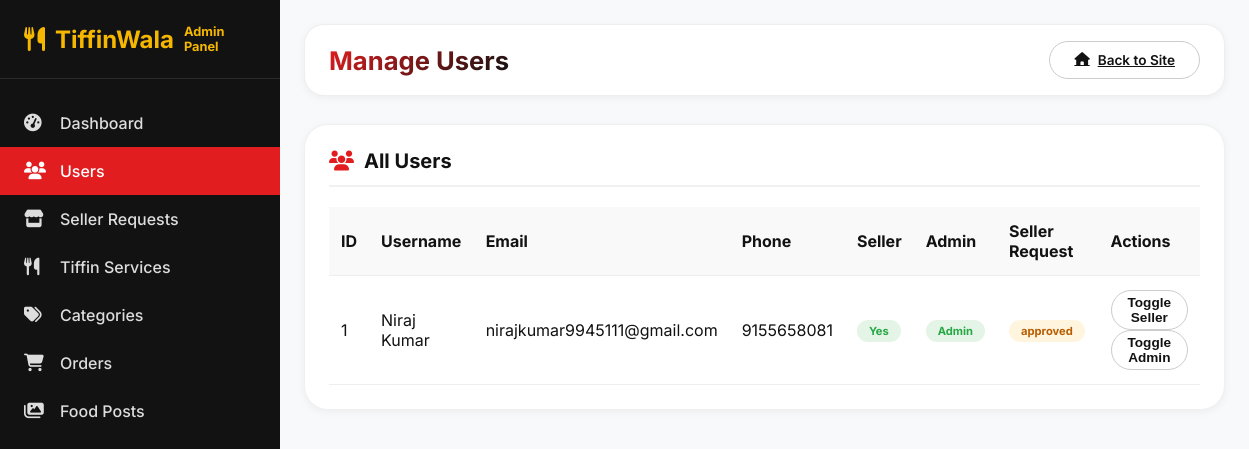
Page /admin/users (signed in) on the committed database.
### models.py (models this page shows, shortened)
class User(UserMixin, db.Model):
    __tablename__ = 'users'
    id = db.Column(db.Integer, primary_key=True)
    username = db.Column(db.String(80), unique=True, nullable=False)
    email = db.Column(db.String(120), unique=True, nullable=False)
    phone = db.Column(db.String(20))
    address = db.Column(db.Text)
    password_hash = db.Column(db.String(200), nullable=False)
    created_at = db.Column(db.DateTime, default=datetime.utcnow)
    updated_at = db.Column(db.DateTime, default=datetime.utcnow, onupdate=datetime.utcnow)
    is_active = db.Column(db.Boolean, default=True)
    bio = db.Column(db.Text)
    avatar_url = db.Column(db.String(500))
    location = db.Column(db.String(200))
    is_seller = db.Column(db.Boolean, default=False)
    seller_request = db.Column(db.String(20), default=None)  # 'pending', 'approved', 'rejected' (approved = is_seller=True)
    is_admin = db.Column(db.Boolean, default=False)          # <-- NEW FIELD for admin panel
    followers_count = db.Column(db.Integer, default=0)
    following_count = db.Column(db.Integer, default=0)
    posts_count = db.Column(db.Integer, default=0)
    orders = db.relationship('Order', backref='customer', lazy=True)
    cart = db.relationship('Cart', backref='user', uselist=False, lazy=True)
    reviews = db.relationship('Review', backref='author', lazy=True)
    subscriptions = db.relationship('Subscription', backref='subscriber', lazy=True)
    food_posts = db.relationship('FoodPost', back_populates='user', lazy=True, cascade='all, delete-orphan')
    sent_messages = db.relationship('Message',
                                   foreign_keys='Message.sender_id',
                                   back_populates='sender',
                                   lazy=True)
    received_messages = db.relationship('Message',
                                       foreign_keys='Message.receiver_id',
                                       back_populates='receiver',
                                       lazy=True)
    customer_orders = db.relationship('FoodOrder',
                                     foreign_keys='FoodOrder.customer_id',
                                     back_populates='customer',
                                     lazy=True)
    seller_orders = db.relationship('FoodOrder',
                                   foreign_keys='FoodOrder.seller_id',
                                   back_populates='seller',
                                   lazy=True)
    post_likes = db.relationship('PostLike',
                                back_populates='user',
                                lazy=True,
                                cascade='all, delete-orphan')
    post_comments = db.relationship('Comment',
                                   back_populates='user',
                                   lazy=True,
                                   cascade='all, delete-orphan')
    following_relationships = db.relationship('Follower',
                                             foreign_keys='Follower.follower_id',
                                             back_populates='follower',
                                             lazy='dynamic',
                                             cascade='all, delete-orphan')
    follower_relationships = db.relationship('Follower',
                                            foreign_keys='Follower.followed_id',
                                            back_populates='followed',
                                            lazy='dynamic',
                                            cascade='all, delete-orphan')
    notifications = db.relationship('Notification', backref='user', lazy=True)

### app.py (the view)
@app.route('/admin/users')
@login_required
@admin_required
def admin_users():
    users = User.query.order_by(User.created_at.desc()).all()
    return render_template('admin/users.html', users=users)

### app.py (called while the page is built)
@login_manager.user_loader
def load_user(user_id):
    return db.session.get(User, int(user_id))

@app.context_processor
def utility_processor():
    return dict(now=datetime.now)

def admin_required(func):
    from functools import wraps
    @wraps(func)
    def decorated_view(*args, **kwargs):
        if not current_user.is_authenticated or not current_user.is_admin:
            flash('Access denied. Admin privileges required.', 'danger')
            return redirect(url_for('index'))
        return func(*args, **kwargs)
    return decorated_view

### templates/admin/users.html (shortened to what this page needs)
{% extends "admin/base_admin.html" %}
{% block content %}
<div class="card">
    <div class="card-title"><i class="fas fa-users"></i> All Users</div>
    <div style="overflow-x:auto;">
        <table>
            <thead>
                <tr><th>ID</th><th>Username</th><th>Email</th><th>Phone</th><th>Seller</th><th>Admin</th><th>Seller Request</th><th>Actions</th></tr>
            </thead>
            <tbody>
                {% for user in users %}
                <tr>
                    <td>{{ user.id }}</td>
                    <td>{{ user.username }}</td>
                    <td>{{ user.email }}</td>
                    <td>{{ user.phone or '-' }}</td>
                    <td>{% if user.is_seller %}<span class="status-badge status-approved">Yes</span>{% else %}No{% endif %}</td>
                    <td>{% if user.is_admin %}<span class="status-badge status-approved">Admin</span>{% else %}User{% endif %}</td>
                    <td>{% if user.seller_request %}<span class="status-badge status-pending">{{ user.seller_request }}</span>{% else %}—{% endif %}</td>
                    <td>
                        <form method="POST" action="{{ url_for('admin_toggle_seller', user_id=user.id) }}" style="display:inline-block;"><button class="btn btn-outline" style="padding:4px 12px;">Toggle Seller</button></form>
                        <form method="POST" action="{{ url_for('admin_toggle_admin', user_id=user.id) }}" style="display:inline-block;"><button class="btn btn-outline" style="padding:4px 12px;">Toggle Admin</button></form>
                    </td>
                </tr>
                {% endfor %}
            </tbody>
        </table>
    </div>
</div>
{% endblock %}

### templates/admin/base_admin.html (style rules this page uses)
* { margin:0; padding:0; box-sizing:border-box; }
:root { --red:#E11D1F; --yellow:#F5B700; --white:#FFFFFF; --black:#121212; --light-yellow:#FFF5DF; --shadow:0 2px 8px rgba(0,0,0,0.05); --shadow-hover:0 4px 12px rgba(0,0,0,0.1); }
body { font-family:'Inter',sans-serif; background:#F8F9FA; color:var(--black); }
.card { background:white; border-radius:24px; padding:24px; margin-bottom:28px; box-shadow:var(--shadow); border:1px solid #f0f0f0; }
.card-title { font-size:1.25rem; font-weight:700; margin-bottom:20px; padding-bottom:12px; border-bottom:2px solid #f0f0f0; display:flex; align-items:center; gap:10px; }
.card-title i { color:var(--red); }
.btn { padding:10px 24px; border-radius:40px; font-weight:600; cursor:pointer; border:none; transition:0.2s; display:inline-flex; align-items:center; gap:8px; font-size:0.85rem; }
.btn-outline { background:transparent; border:1px solid #ccc; color:var(--black); }
table { width:100%; border-collapse:collapse; overflow-x:auto; display:block; }
th, td { text-align:left; padding:14px 12px; border-bottom:1px solid #eee; }
th { background:#f9f9f9; font-weight:700; color:var(--black); }
.status-badge { display:inline-block; padding:4px 12px; border-radius:30px; font-size:0.7rem; font-weight:700; }
.status-pending { background:var(--light-yellow); color:#b85c00; }
.status-approved { background:#28a74520; color:#28a745; }

### rows in the picture
User: id "1", username "Niraj Kumar", email "nirajkumar9945111@gmail.com", phone "9155658081", is_seller "Yes", is_admin "Admin", seller_request "approved"
